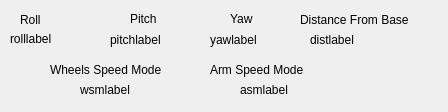
<?xml version="1.0" encoding="UTF-8"?>
<ui version="4.0">
 <class>WpWindow</class>
 <widget class="QWidget" name="WpWindow">
  <property name="geometry">
   <rect>
    <x>0</x>
    <y>0</y>
    <width>448</width>
    <height>112</height>
   </rect>
  </property>
  <property name="windowTitle">
   <string>Estimator Readings</string>
  </property>
  <widget class="QLabel" name="label">
   <property name="geometry">
    <rect>
     <x>20</x>
     <y>10</y>
     <width>31</width>
     <height>20</height>
    </rect>
   </property>
   <property name="text">
    <string>Roll</string>
   </property>
  </widget>
  <widget class="QLabel" name="label_2">
   <property name="geometry">
    <rect>
     <x>10</x>
     <y>30</y>
     <width>71</width>
     <height>17</height>
    </rect>
   </property>
   <property name="text">
    <string>rolllabel</string>
   </property>
  </widget>
  <widget class="QLabel" name="label_3">
   <property name="geometry">
    <rect>
     <x>130</x>
     <y>10</y>
     <width>41</width>
     <height>17</height>
    </rect>
   </property>
   <property name="text">
    <string>Pitch</string>
   </property>
  </widget>
  <widget class="QLabel" name="label_5">
   <property name="geometry">
    <rect>
     <x>230</x>
     <y>10</y>
     <width>31</width>
     <height>17</height>
    </rect>
   </property>
   <property name="text">
    <string>Yaw</string>
   </property>
  </widget>
  <widget class="QLabel" name="label_4">
   <property name="geometry">
    <rect>
     <x>110</x>
     <y>30</y>
     <width>81</width>
     <height>20</height>
    </rect>
   </property>
   <property name="text">
    <string>pitchlabel</string>
   </property>
  </widget>
  <widget class="QLabel" name="label_6">
   <property name="geometry">
    <rect>
     <x>210</x>
     <y>30</y>
     <width>81</width>
     <height>20</height>
    </rect>
   </property>
   <property name="text">
    <string>yawlabel</string>
   </property>
  </widget>
  <widget class="QLabel" name="label_7">
   <property name="geometry">
    <rect>
     <x>300</x>
     <y>10</y>
     <width>141</width>
     <height>20</height>
    </rect>
   </property>
   <property name="text">
    <string>Distance From Base</string>
   </property>
  </widget>
  <widget class="QLabel" name="label_8">
   <property name="geometry">
    <rect>
     <x>310</x>
     <y>30</y>
     <width>111</width>
     <height>20</height>
    </rect>
   </property>
   <property name="text">
    <string>distlabel</string>
   </property>
  </widget>
  <widget class="QLabel" name="label_9">
   <property name="geometry">
    <rect>
     <x>50</x>
     <y>60</y>
     <width>141</width>
     <height>20</height>
    </rect>
   </property>
   <property name="text">
    <string>Wheels Speed Mode</string>
   </property>
  </widget>
  <widget class="QLabel" name="label_10">
   <property name="geometry">
    <rect>
     <x>80</x>
     <y>80</y>
     <width>81</width>
     <height>20</height>
    </rect>
   </property>
   <property name="text">
    <string>wsmlabel</string>
   </property>
  </widget>
  <widget class="QLabel" name="label_11">
   <property name="geometry">
    <rect>
     <x>210</x>
     <y>60</y>
     <width>141</width>
     <height>20</height>
    </rect>
   </property>
   <property name="text">
    <string>Arm Speed Mode</string>
   </property>
  </widget>
  <widget class="QLabel" name="label_12">
   <property name="geometry">
    <rect>
     <x>240</x>
     <y>80</y>
     <width>81</width>
     <height>20</height>
    </rect>
   </property>
   <property name="text">
    <string>asmlabel</string>
   </property>
  </widget>
 </widget>
 <layoutdefault spacing="6" margin="11"/>
 <resources/>
 <connections/>
</ui>
